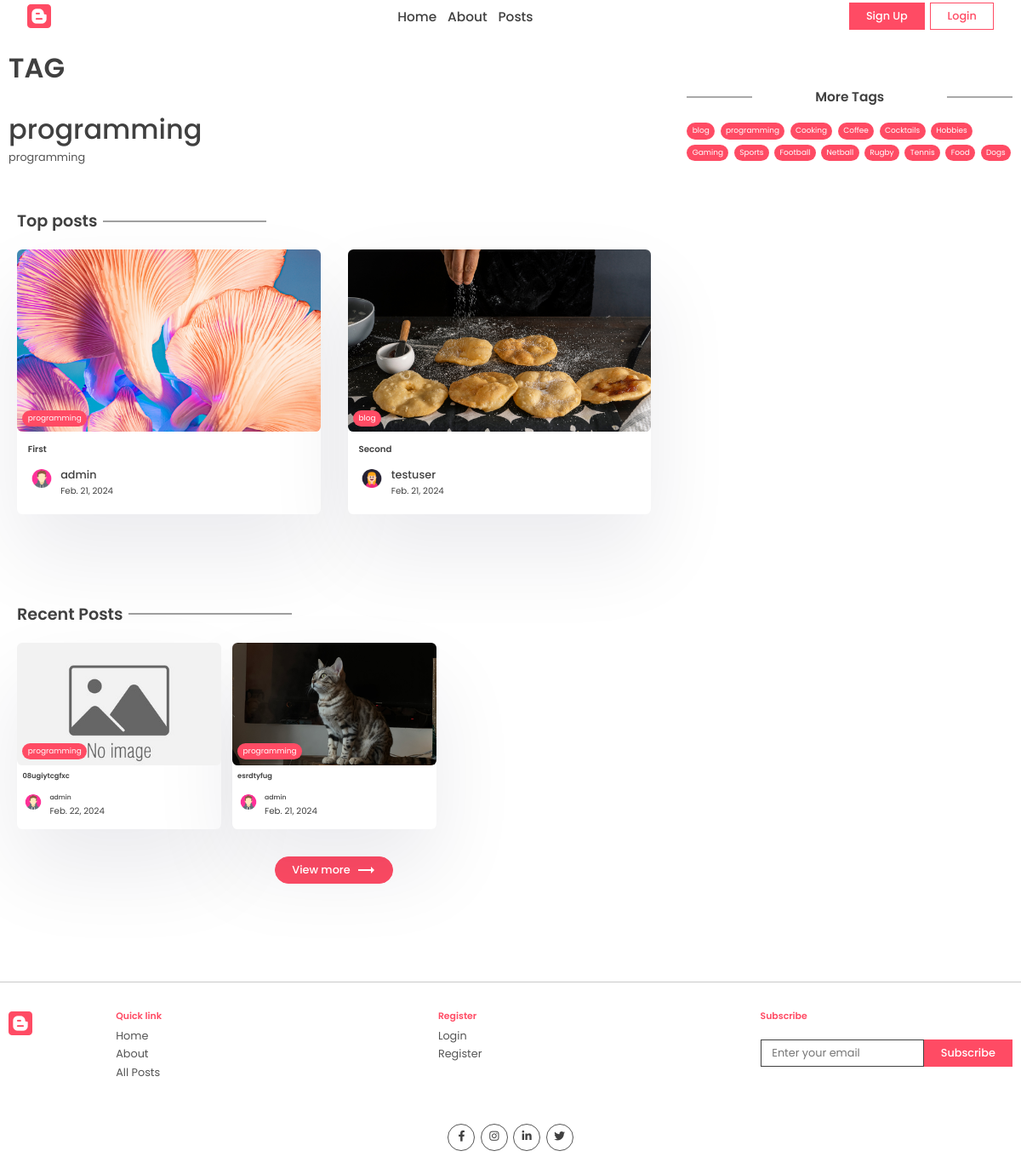
The app's page /tag/programming with its own data.
### app/models.py (models this page shows, shortened)
class Tag(models.Model):
    name = models.CharField(max_length=100)
    description = models.CharField(max_length=100)
    slug = models.SlugField(max_length=200, unique=True)

class Post(models.Model):
    title = models.CharField(max_length=200)
    content = models.TextField()
    last_update = models.DateTimeField(auto_now=True)
    slug = models.SlugField(max_length=200, unique=True)
    image = models.ImageField(null=True, blank=True, upload_to="images/", default='default/default_image.jpg')
    tags = models.ManyToManyField(Tag, blank=True, related_name='post')
    view_count = models.IntegerField(null=True, blank=True)
    is_featured = models.BooleanField(default=False)
    author = models.ForeignKey(User, on_delete=models.CASCADE, null=True, blank=True)
    bookmarks = models.ManyToManyField(User, related_name="bookmarks", default=None, blank=True)
    likes = models.ManyToManyField(User, related_name="likes", default=None, blank=True)

class Profile(models.Model):
    user = models.OneToOneField(User, on_delete=models.CASCADE)
    profile_image = models.ImageField(null=True, blank=True, upload_to="images/")
    slug = models.SlugField(max_length=200, unique=True)
    bio = models.CharField(max_length=200)

### app/views.py (the view)
# urls.py: path('tag/<slug:slug>', views.tag_page, name='tag_page'),
def tag_page(request, slug):
    tag = Tag.objects.get(slug=slug)
    top_posts = Post.objects.filter(tags__in=[tag.id]).order_by('-view_count')[0:2]
    recent_posts = Post.objects.filter(tags__in=[tag.id]).order_by('-last_update')[0:2]
    tags = Tag.objects.all()
    subscribe_form = SubscribeForm()
    subscribe_message=subscribe_logic(request)
    context={
        'tag':tag,
        'top_posts':top_posts,
        'recent_posts':recent_posts,
        'tags':tags,
        'subscribe_form':subscribe_form,
        'subscribe_message':subscribe_message
    }
    return render(request, 'app/tag.html', context)

### app/forms.py (shortened to what this page needs)
class SubscribeForm(forms.ModelForm):
    class Meta:
        model =  Subscribe
        fields = '__all__'
        labels = {'email':_('')}
    def __init__(self, *args, **kwargs):
        super().__init__(*args, **kwargs)
        self.fields['email'].widget.attrs['placeholder'] = "Enter your email"

### app/views.py (called while the page is built, shortened)
def subscribe_logic(request):
    subscribe_message = None
    if 'subscribed' in request.session:
        subscribe_message = "You're Already Subscribed"
    return subscribe_message

### app/templates/app/tag.html (shortened to what this page needs)
{% extends 'base.html' %}
{% block content %}
    <div class="container">
    <div class="layout">
        <div class="left">
        <div class="page-top">
            <div class="top flex">
            <div class="page-name">
                <h1>Tag</h1>
            </div>
            </div>
        </div>
        <div class="typo">
            <h1 class="title">{{tag.name}}</h1>
            <p>{{tag.description}}</p>
        </div>
        <section class="sp">
            <div class="container">
            <h1 class="sec-title">Top posts</h1>
            <div class="grid-2 blog">
                {% for post in top_posts %}
                <a href="{% url 'post_page' post.slug %} ">
                <div class="card">
                    <div class="post-img">
                    <img src="{{post.image.url}}" alt="" />
                    <div class="tag">{{post.tags.all.0.name}}</div>
                    </div>
                    <div class="card-content">
                    <h3>
                        {{post.title}}
                    </h3>
                    <div class="author">
                        <div class="profile-pic">
                        <img src="{{post.author.profile.profile_image.url}}" alt="" />
                        </div>
                        <div class="details">
                        <p>{{post.author.username}}</p>
                        <small>{{post.last_update|date}}</small>
                        </div>
                    </div>
                    </div>
                </div>
                </a>
                {% endfor %}
            </div>
            </div>
        </section>
        <section class="sp">
            <div class="container">
            <h1 class="sec-title">Recent Posts</h1>
            <div class="grid-3 blog-grid">
                {% for post in recent_posts %}
                <a href="{% url 'post_page' post.slug %}">
                <div class="card">
                    <div class="post-img">
                    <img src="{{post.image.url}}" alt="" />
                    <div class="tag">{{post.tags.all.0.name}}</div>
                    </div>
                    <div class="card-content">
                    <h3>
                        {{post.title}}
                    </h3>
                    <div class="author">
                        <div class="profile-pic">
                        <img src="{{post.author.profile.profile_image.url}}" alt="" />
                        </div>
                        <div class="details">
                        <p>{{post.author.username}}</p>
                        <small>{{post.last_update|date}}</small>
                        </div>
                    </div>
                    </div>
                </div>
                </a>
                {% endfor %}
            </div>
            <center>
                <button class="btn btn-primary rounded view">
                View more
                <span class="material-icons"> trending_flat </span>
                </button>
            </center>
            </div>
        </section>
        </div>
        <div class="right">
        <div class="block">
            <h2 class="title2">More Tags</h2>
            <div class="blog-tags">
                {% for tag in tags %}
                <a href="{% url 'tag_page' tag.slug %}" class="tag">{{tag.name}}</a>
                {% endfor %}
            </div>
        </div>
        </div>
    </div>
    </div>
{% endblock content %}
{% block subscribeForm %}
  {{subscribe_form.as_p}}
{% endblock subscribeForm %}

### templates/base.html (shortened to what this page needs)
{% load static %}
<!DOCTYPE html>
<html lang="en">
  <head>
    <link rel="stylesheet" href="{% static 'app/style.css' %}" />
    <link
      rel="stylesheet"
      href="https://unicons.iconscout.com/release/v2.1.6/css/unicons.css"
    />
    <link
      rel="stylesheet"
      href="https://cdnjs.cloudflare.com/ajax/libs/font-awesome/6.1.1/css/all.min.css"
    />
  </head>
  <body>
    <header>
      <div class="container container-fluid">
        <a href="{% url 'index' %}" class="logo">
          <i class="fa-brands fa-blogger"></i>
        </a>
        <div class="links" id="links">
          <a href="{% url 'index' %}" id="home-tag">Home</a>
          <a href="{% url 'about'%}" id="about-tag">About</a>
          <div class="dropdown">
            <a href="{% url 'all_posts'%}" class="post-link" id="posts-tag">Posts</a>
          </div>
        </div>
        <div class="action-btn">
          {% if  user.is_authenticated %}
            <form method="post" action="{% url 'logout' %}">
              {% csrf_token %}
              <button type="submit" class="btn btn-scoundary">Logout</button>
            </form>
          {% else %}
            <a href="{% url 'register' %}">
              <button class="btn btn-primary">Sign Up</button>
            </a>
            <a href="{% url 'login' %}">
              <button class="btn btn-scoundary">Login</button>
            </a>
          {% endif %}
        </div>
      </div>
    </header>
    <main>
    {% block content %}
    {% endblock content %}
    </main>
    <footer>
      <div class="container">
        <div class="grid-4">
          <div class="logo f-logo">
            <i class="fa-brands fa-blogger"></i>
          </div>
          <div class="link">
            <h2>Quick link</h2>
            <div class="q-link">
              <a href="{% url 'index' %}">Home</a>
              <a href="{% url 'about'%}">About</a>
              <a href="{% url 'all_posts' %}">All Posts</a>
            </div>
          </div>
          <div class="link">
            {% if user.is_authenticated %}
            <h2>Your Favourites</h2>
            <div class="q-link">
              <a href="{% url 'all_bookmarked_posts' %}">Bookmarks</a>
              <a href="{% url 'all_liked_posts' %}">Likes</a>
            </div>
            {% else %}
            <h2>Register</h2>
            <div class="q-link">
              <a href="{% url 'login' %}">Login</a>
              <a href="{% url 'register' %}">Register</a>
            </div>
            {% endif %}
          </div>
          {% if not user.is_authenticated %}
            {% block subscribeSection %}
              <div class="news-signup">
                <h2>Subscribe</h2>
                <div class="newsletter">
                    {% if request.session.subscribed == None %}
                      <form method="POST" action="#bottom_subscribe_form">
                        {% block subscribeForm %}{% endblock subscribeForm %}
                        {% block subscribeButton %}<button class="btn btn-primary">Subscribe</button>{% endblock subscribeButton %}
                      </form>
                    {% endif %}
                </div>
              </div>
            {% endblock subscribeSection %}
          {% endif %}
        </div>
        <div class="share">
          <div class="social">
            <a href="https://www.facebook.com" target="_blank">
              <i class="fa-brands fa-facebook-f"></i>
            </a>
            <a href="https://www.instagram.com" target="_blank">
              <i class="fa-brands fa-instagram"></i>
            </a>
            <a href="https://www.linkedin.com" target="_blank">
              <i class="fa-brands fa-linkedin-in"></i>
            </a>
            <a href="https://www.twitter.com" target="_blank">
              <i class="fa-brands fa-twitter"></i>
            </a>
          </div>
        </div>
      </div>
    </footer>
  </body>
</html>

### records on screen
Tag: name "programming", description "programming"
Post: image (picture), tags.all.0.name "programming", title "First", author.profile.profile_image (picture), author.username "admin", last_update "Feb. 21, 2024"
Post: image (picture), tags.all.0.name "blog", title "Second", author.profile.profile_image (picture), author.username "testuser", last_update "Feb. 21, 2024"
Post: image (placeholder picture), tags.all.0.name "programming", title "08ugiytcgfxc", author.profile.profile_image (picture), author.username "admin", last_update "Feb. 22, 2024"
Post: image (picture), tags.all.0.name "programming", title "esrdtyfug", author.profile.profile_image (picture), author.username "admin", last_update "Feb. 21, 2024"
Tag: name "blog"
Tag: name "Cooking"
Tag: name "Coffee"
Tag: name "Cocktails"
Tag: name "Hobbies"
Tag: name "Gaming"
Tag: name "Sports"
Tag: name "Football"
Tag: name "Netball"
Tag: name "Rugby"
Tag: name "Tennis"
Tag: name "Food"
Tag: name "Dogs"
